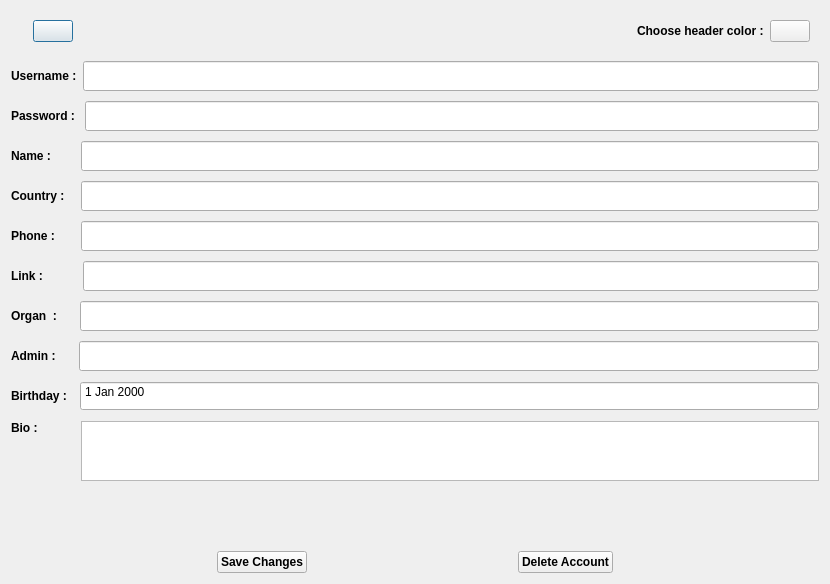
<?xml version="1.0" encoding="UTF-8"?>
<ui version="4.0">
 <class>SettingW</class>
 <widget class="QDialog" name="SettingW">
  <property name="geometry">
   <rect>
    <x>0</x>
    <y>0</y>
    <width>830</width>
    <height>584</height>
   </rect>
  </property>
  <property name="windowTitle">
   <string>Setting</string>
  </property>
  <layout class="QVBoxLayout" name="verticalLayout">
   <item>
    <widget class="QWidget" name="widget" native="true">
     <layout class="QHBoxLayout" name="horizontalLayout_13">
      <item>
       <widget class="QLabel" name="lbl_profpic">
        <property name="text">
         <string/>
        </property>
       </widget>
      </item>
      <item>
       <widget class="QPushButton" name="btn_changepic">
        <property name="text">
         <string/>
        </property>
       </widget>
      </item>
      <item>
       <spacer name="horizontalSpacer_4">
        <property name="orientation">
         <enum>Qt::Horizontal</enum>
        </property>
        <property name="sizeHint" stdset="0">
         <size>
          <width>40</width>
          <height>20</height>
         </size>
        </property>
       </spacer>
      </item>
      <item>
       <widget class="QLabel" name="lbl_header">
        <property name="font">
         <font>
          <bold>true</bold>
         </font>
        </property>
        <property name="text">
         <string>Choose header color :</string>
        </property>
       </widget>
      </item>
      <item>
       <widget class="QPushButton" name="btn_headerchange">
        <property name="text">
         <string/>
        </property>
       </widget>
      </item>
     </layout>
    </widget>
   </item>
   <item>
    <spacer name="verticalSpacer_11">
     <property name="orientation">
      <enum>Qt::Vertical</enum>
     </property>
     <property name="sizeHint" stdset="0">
      <size>
       <width>20</width>
       <height>40</height>
      </size>
     </property>
    </spacer>
   </item>
   <item>
    <layout class="QHBoxLayout" name="horizontalLayout_2">
     <item>
      <widget class="QLabel" name="lbl_username">
       <property name="sizePolicy">
        <sizepolicy hsizetype="Fixed" vsizetype="Preferred">
         <horstretch>0</horstretch>
         <verstretch>0</verstretch>
        </sizepolicy>
       </property>
       <property name="font">
        <font>
         <bold>true</bold>
        </font>
       </property>
       <property name="text">
        <string>Username :</string>
       </property>
      </widget>
     </item>
     <item>
      <widget class="QLineEdit" name="txt_username">
       <property name="minimumSize">
        <size>
         <width>0</width>
         <height>30</height>
        </size>
       </property>
       <property name="maximumSize">
        <size>
         <width>16777215</width>
         <height>30</height>
        </size>
       </property>
       <property name="placeholderText">
        <string/>
       </property>
      </widget>
     </item>
    </layout>
   </item>
   <item>
    <spacer name="verticalSpacer_10">
     <property name="orientation">
      <enum>Qt::Vertical</enum>
     </property>
     <property name="sizeHint" stdset="0">
      <size>
       <width>20</width>
       <height>40</height>
      </size>
     </property>
    </spacer>
   </item>
   <item>
    <layout class="QHBoxLayout" name="horizontalLayout_3">
     <item>
      <widget class="QLabel" name="lbl_password">
       <property name="sizePolicy">
        <sizepolicy hsizetype="Fixed" vsizetype="Preferred">
         <horstretch>0</horstretch>
         <verstretch>0</verstretch>
        </sizepolicy>
       </property>
       <property name="font">
        <font>
         <bold>true</bold>
        </font>
       </property>
       <property name="text">
        <string>Password : </string>
       </property>
      </widget>
     </item>
     <item>
      <widget class="QLineEdit" name="txt_password">
       <property name="minimumSize">
        <size>
         <width>0</width>
         <height>30</height>
        </size>
       </property>
       <property name="maximumSize">
        <size>
         <width>16777215</width>
         <height>30</height>
        </size>
       </property>
       <property name="echoMode">
        <enum>QLineEdit::Password</enum>
       </property>
       <property name="placeholderText">
        <string/>
       </property>
      </widget>
     </item>
    </layout>
   </item>
   <item>
    <spacer name="verticalSpacer_9">
     <property name="orientation">
      <enum>Qt::Vertical</enum>
     </property>
     <property name="sizeHint" stdset="0">
      <size>
       <width>20</width>
       <height>40</height>
      </size>
     </property>
    </spacer>
   </item>
   <item>
    <layout class="QHBoxLayout" name="horizontalLayout_4">
     <item>
      <widget class="QLabel" name="lbl_name">
       <property name="sizePolicy">
        <sizepolicy hsizetype="Fixed" vsizetype="Preferred">
         <horstretch>0</horstretch>
         <verstretch>0</verstretch>
        </sizepolicy>
       </property>
       <property name="font">
        <font>
         <bold>true</bold>
        </font>
       </property>
       <property name="text">
        <string>Name :       </string>
       </property>
      </widget>
     </item>
     <item>
      <widget class="QLineEdit" name="txt_name">
       <property name="minimumSize">
        <size>
         <width>0</width>
         <height>30</height>
        </size>
       </property>
       <property name="maximumSize">
        <size>
         <width>16777215</width>
         <height>30</height>
        </size>
       </property>
       <property name="placeholderText">
        <string/>
       </property>
      </widget>
     </item>
    </layout>
   </item>
   <item>
    <spacer name="verticalSpacer_8">
     <property name="orientation">
      <enum>Qt::Vertical</enum>
     </property>
     <property name="sizeHint" stdset="0">
      <size>
       <width>20</width>
       <height>40</height>
      </size>
     </property>
    </spacer>
   </item>
   <item>
    <layout class="QHBoxLayout" name="horizontalLayout_5">
     <item>
      <widget class="QLabel" name="lbl_country">
       <property name="sizePolicy">
        <sizepolicy hsizetype="Fixed" vsizetype="Preferred">
         <horstretch>0</horstretch>
         <verstretch>0</verstretch>
        </sizepolicy>
       </property>
       <property name="font">
        <font>
         <bold>true</bold>
        </font>
       </property>
       <property name="text">
        <string>Country :   </string>
       </property>
      </widget>
     </item>
     <item>
      <widget class="QLineEdit" name="txt_country">
       <property name="minimumSize">
        <size>
         <width>0</width>
         <height>30</height>
        </size>
       </property>
       <property name="maximumSize">
        <size>
         <width>16777215</width>
         <height>30</height>
        </size>
       </property>
       <property name="placeholderText">
        <string/>
       </property>
      </widget>
     </item>
    </layout>
   </item>
   <item>
    <spacer name="verticalSpacer_7">
     <property name="orientation">
      <enum>Qt::Vertical</enum>
     </property>
     <property name="sizeHint" stdset="0">
      <size>
       <width>20</width>
       <height>40</height>
      </size>
     </property>
    </spacer>
   </item>
   <item>
    <layout class="QHBoxLayout" name="horizontalLayout_6">
     <item>
      <widget class="QLabel" name="lbl_phonenumber">
       <property name="sizePolicy">
        <sizepolicy hsizetype="Fixed" vsizetype="Preferred">
         <horstretch>0</horstretch>
         <verstretch>0</verstretch>
        </sizepolicy>
       </property>
       <property name="font">
        <font>
         <bold>true</bold>
        </font>
       </property>
       <property name="text">
        <string>Phone :      </string>
       </property>
      </widget>
     </item>
     <item>
      <widget class="QLineEdit" name="txt_phonenumber">
       <property name="minimumSize">
        <size>
         <width>0</width>
         <height>30</height>
        </size>
       </property>
       <property name="maximumSize">
        <size>
         <width>16777215</width>
         <height>30</height>
        </size>
       </property>
       <property name="placeholderText">
        <string/>
       </property>
      </widget>
     </item>
    </layout>
   </item>
   <item>
    <spacer name="verticalSpacer_6">
     <property name="orientation">
      <enum>Qt::Vertical</enum>
     </property>
     <property name="sizeHint" stdset="0">
      <size>
       <width>20</width>
       <height>40</height>
      </size>
     </property>
    </spacer>
   </item>
   <item>
    <layout class="QHBoxLayout" name="horizontalLayout_7">
     <item>
      <widget class="QLabel" name="lbl_link">
       <property name="sizePolicy">
        <sizepolicy hsizetype="Fixed" vsizetype="Preferred">
         <horstretch>0</horstretch>
         <verstretch>0</verstretch>
        </sizepolicy>
       </property>
       <property name="font">
        <font>
         <bold>true</bold>
        </font>
       </property>
       <property name="text">
        <string>Link :          </string>
       </property>
      </widget>
     </item>
     <item>
      <widget class="QLineEdit" name="txt_link">
       <property name="minimumSize">
        <size>
         <width>0</width>
         <height>30</height>
        </size>
       </property>
       <property name="maximumSize">
        <size>
         <width>16777215</width>
         <height>30</height>
        </size>
       </property>
       <property name="placeholderText">
        <string/>
       </property>
      </widget>
     </item>
    </layout>
   </item>
   <item>
    <spacer name="verticalSpacer_5">
     <property name="orientation">
      <enum>Qt::Vertical</enum>
     </property>
     <property name="sizeHint" stdset="0">
      <size>
       <width>20</width>
       <height>40</height>
      </size>
     </property>
    </spacer>
   </item>
   <item>
    <layout class="QHBoxLayout" name="horizontalLayout_8">
     <item>
      <widget class="QLabel" name="lbl_orgusername">
       <property name="sizePolicy">
        <sizepolicy hsizetype="Fixed" vsizetype="Preferred">
         <horstretch>0</horstretch>
         <verstretch>0</verstretch>
        </sizepolicy>
       </property>
       <property name="font">
        <font>
         <bold>true</bold>
        </font>
       </property>
       <property name="text">
        <string>Organ  :     </string>
       </property>
      </widget>
     </item>
     <item>
      <widget class="QLineEdit" name="txt_orgusername">
       <property name="minimumSize">
        <size>
         <width>0</width>
         <height>30</height>
        </size>
       </property>
       <property name="maximumSize">
        <size>
         <width>16777215</width>
         <height>30</height>
        </size>
       </property>
       <property name="placeholderText">
        <string/>
       </property>
      </widget>
     </item>
    </layout>
   </item>
   <item>
    <spacer name="verticalSpacer_4">
     <property name="orientation">
      <enum>Qt::Vertical</enum>
     </property>
     <property name="sizeHint" stdset="0">
      <size>
       <width>20</width>
       <height>40</height>
      </size>
     </property>
    </spacer>
   </item>
   <item>
    <layout class="QHBoxLayout" name="horizontalLayout_9">
     <item>
      <widget class="QLabel" name="lbl_adminusername">
       <property name="sizePolicy">
        <sizepolicy hsizetype="Fixed" vsizetype="Preferred">
         <horstretch>0</horstretch>
         <verstretch>0</verstretch>
        </sizepolicy>
       </property>
       <property name="font">
        <font>
         <bold>true</bold>
        </font>
       </property>
       <property name="text">
        <string>Admin :     </string>
       </property>
      </widget>
     </item>
     <item>
      <widget class="QLineEdit" name="txt_adminusername">
       <property name="minimumSize">
        <size>
         <width>0</width>
         <height>30</height>
        </size>
       </property>
       <property name="maximumSize">
        <size>
         <width>16777215</width>
         <height>30</height>
        </size>
       </property>
       <property name="placeholderText">
        <string/>
       </property>
      </widget>
     </item>
    </layout>
   </item>
   <item>
    <spacer name="verticalSpacer_3">
     <property name="orientation">
      <enum>Qt::Vertical</enum>
     </property>
     <property name="sizeHint" stdset="0">
      <size>
       <width>20</width>
       <height>40</height>
      </size>
     </property>
    </spacer>
   </item>
   <item>
    <layout class="QHBoxLayout" name="horizontalLayout_10">
     <item>
      <widget class="QLabel" name="lbl_brthdate">
       <property name="sizePolicy">
        <sizepolicy hsizetype="Fixed" vsizetype="Preferred">
         <horstretch>0</horstretch>
         <verstretch>0</verstretch>
        </sizepolicy>
       </property>
       <property name="font">
        <font>
         <bold>true</bold>
        </font>
       </property>
       <property name="text">
        <string>Birthday :  </string>
       </property>
      </widget>
     </item>
     <item>
      <widget class="QDateEdit" name="brthdate">
       <property name="sizePolicy">
        <sizepolicy hsizetype="Minimum" vsizetype="Preferred">
         <horstretch>0</horstretch>
         <verstretch>0</verstretch>
        </sizepolicy>
       </property>
       <property name="minimumSize">
        <size>
         <width>0</width>
         <height>30</height>
        </size>
       </property>
       <property name="maximumSize">
        <size>
         <width>16777215</width>
         <height>30</height>
        </size>
       </property>
       <property name="frame">
        <bool>true</bool>
       </property>
       <property name="alignment">
        <set>Qt::AlignLeading|Qt::AlignLeft|Qt::AlignTop</set>
       </property>
       <property name="buttonSymbols">
        <enum>QAbstractSpinBox::NoButtons</enum>
       </property>
       <property name="maximumDateTime">
        <datetime>
         <hour>6</hour>
         <minute>29</minute>
         <second>59</second>
         <year>2023</year>
         <month>12</month>
         <day>31</day>
        </datetime>
       </property>
       <property name="minimumDateTime">
        <datetime>
         <hour>5</hour>
         <minute>0</minute>
         <second>0</second>
         <year>1900</year>
         <month>9</month>
         <day>13</day>
        </datetime>
       </property>
      </widget>
     </item>
    </layout>
   </item>
   <item>
    <spacer name="verticalSpacer_2">
     <property name="orientation">
      <enum>Qt::Vertical</enum>
     </property>
     <property name="sizeHint" stdset="0">
      <size>
       <width>20</width>
       <height>40</height>
      </size>
     </property>
    </spacer>
   </item>
   <item>
    <layout class="QHBoxLayout" name="horizontalLayout_11">
     <item>
      <widget class="QLabel" name="lbl_biography">
       <property name="sizePolicy">
        <sizepolicy hsizetype="Fixed" vsizetype="Preferred">
         <horstretch>0</horstretch>
         <verstretch>0</verstretch>
        </sizepolicy>
       </property>
       <property name="font">
        <font>
         <bold>true</bold>
        </font>
       </property>
       <property name="text">
        <string>Bio :           </string>
       </property>
       <property name="alignment">
        <set>Qt::AlignLeading|Qt::AlignLeft|Qt::AlignTop</set>
       </property>
      </widget>
     </item>
     <item>
      <widget class="QTextEdit" name="txt_biography">
       <property name="sizePolicy">
        <sizepolicy hsizetype="Preferred" vsizetype="Preferred">
         <horstretch>0</horstretch>
         <verstretch>0</verstretch>
        </sizepolicy>
       </property>
       <property name="maximumSize">
        <size>
         <width>16777215</width>
         <height>60</height>
        </size>
       </property>
       <property name="placeholderText">
        <string/>
       </property>
      </widget>
     </item>
    </layout>
   </item>
   <item>
    <spacer name="verticalSpacer">
     <property name="orientation">
      <enum>Qt::Vertical</enum>
     </property>
     <property name="sizeType">
      <enum>QSizePolicy::Preferred</enum>
     </property>
     <property name="sizeHint" stdset="0">
      <size>
       <width>20</width>
       <height>100</height>
      </size>
     </property>
    </spacer>
   </item>
   <item>
    <layout class="QHBoxLayout" name="horizontalLayout_12">
     <item>
      <spacer name="horizontalSpacer">
       <property name="orientation">
        <enum>Qt::Horizontal</enum>
       </property>
       <property name="sizeHint" stdset="0">
        <size>
         <width>40</width>
         <height>20</height>
        </size>
       </property>
      </spacer>
     </item>
     <item>
      <widget class="QPushButton" name="btn_change">
       <property name="font">
        <font>
         <bold>true</bold>
        </font>
       </property>
       <property name="text">
        <string>Save Changes</string>
       </property>
      </widget>
     </item>
     <item>
      <spacer name="horizontalSpacer_2">
       <property name="orientation">
        <enum>Qt::Horizontal</enum>
       </property>
       <property name="sizeHint" stdset="0">
        <size>
         <width>40</width>
         <height>20</height>
        </size>
       </property>
      </spacer>
     </item>
     <item>
      <widget class="QPushButton" name="btn_delaccount">
       <property name="font">
        <font>
         <bold>true</bold>
        </font>
       </property>
       <property name="text">
        <string>Delete Account</string>
       </property>
      </widget>
     </item>
     <item>
      <spacer name="horizontalSpacer_3">
       <property name="orientation">
        <enum>Qt::Horizontal</enum>
       </property>
       <property name="sizeHint" stdset="0">
        <size>
         <width>40</width>
         <height>20</height>
        </size>
       </property>
      </spacer>
     </item>
    </layout>
   </item>
   <item>
    <spacer name="verticalSpacer_12">
     <property name="orientation">
      <enum>Qt::Vertical</enum>
     </property>
     <property name="sizeType">
      <enum>QSizePolicy::Preferred</enum>
     </property>
     <property name="sizeHint" stdset="0">
      <size>
       <width>20</width>
       <height>25</height>
      </size>
     </property>
    </spacer>
   </item>
  </layout>
 </widget>
 <resources/>
 <connections/>
</ui>
